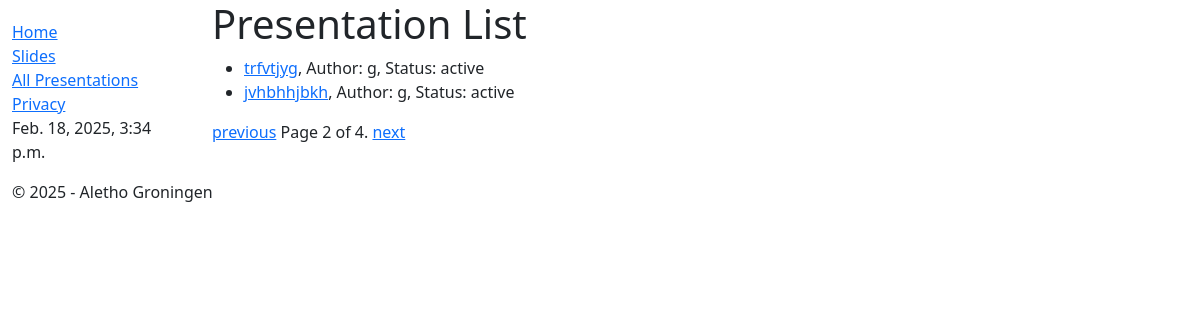
The page /tvgroningen/presentations/?page=2 on the database its author committed.
### tvgroningen/models.py (models this page shows, shortened)
class Presentation(models.Model):
    title = models.CharField(max_length=200)
    author = models.ForeignKey(settings.AUTH_USER_MODEL, on_delete=models.SET_NULL, null=True)
    date = models.DateField(auto_now_add=True)
    summary = models.TextField(
        max_length=1000, help_text="Enter a summary of the presentation")
    duration = models.DurationField(default=timedelta(seconds=15),help_text="Enter the duration of the presentation")
    color = ColorField(default='#FFFFFF')  # default is white
    ACTIVE = 'active'
    INACTIVE = 'inactive'
    STATUS_CHOICES = [
        (ACTIVE, 'Active'),
        (INACTIVE, 'Inactive'),
    ]
    status = models.CharField(
        max_length=8,
        choices=STATUS_CHOICES,
        default=ACTIVE,
    )
    FONT_SIZE_CHOICES = [
        ('small', 'Small'),
        ('medium', 'Medium'),
        ('large', 'Large'),
        ('x-large', 'Extra Large')
    ]
    font_size = models.CharField(
        max_length=10,
        choices=FONT_SIZE_CHOICES,
        default='medium',
    )
    image = models.ImageField(upload_to='images/',  null=True, blank=True)
    IMAGE_POSITION_CHOICES = [
        ('left', 'Left of Text'),
        ('right', 'Right of Text'),
        ('above', 'Above Text'),
        ('below', 'Below Text'),
        ('default', 'Default Position')
    ]
    image_position = models.CharField(
        max_length=8,
        choices=IMAGE_POSITION_CHOICES,
        default='right',
    )
    def get_absolute_url(self):
        return reverse('presentation-detail', args=[str(self.id)])

### tvgroningen/views.py (the view)
# urls.py: path('presentations/', views.PresentationListView.as_view(), name='presentations'),
class PresentationListView(generic.ListView):
    model = Presentation
    context_object_name = 'presentation_list'   # name for the list as a template variable
    paginate_by = 2
    def get_queryset(self):
        return Presentation.objects.all().order_by('id')

### tvgroningen/context_processors/current_time.py (called while the page is built)
def current_time(request):
    return {
        'current_time': timezone.localtime(timezone.now())  # Localized current time
    }

### tvgroningen/templates/tvgroningen/presentation_list.html
{% extends "base_generic.html" %}
{% block content %}
  <h1>Presentation List</h1>
  {% if presentation_list %}
    <ul>
      {% for presentation in presentation_list %}
      <li>
        <a href="{{ presentation.get_absolute_url }}">{{ presentation.title }}</a>, Author: {{ presentation.author }}, Status: {{ presentation.status }}
      </li>
      {% endfor %}
    </ul>
  {% else %}
    <p>There are no presentations to view.</p>
  {% endif %}
{% endblock %}

### rows shown on the page
Presentation: title "trfvtjyg", author "g", status "active"
Presentation: title "jvhbhhjbkh", author "g", status "active"

### other values the page prints
{{ current_time }} "Feb. 18, 2025, 3:34 p.m."
{{ page_obj.number }} "2"
{{ page_obj.paginator.num_pages }} "4"
{{ current_time|date:"Y" }} "2025"
